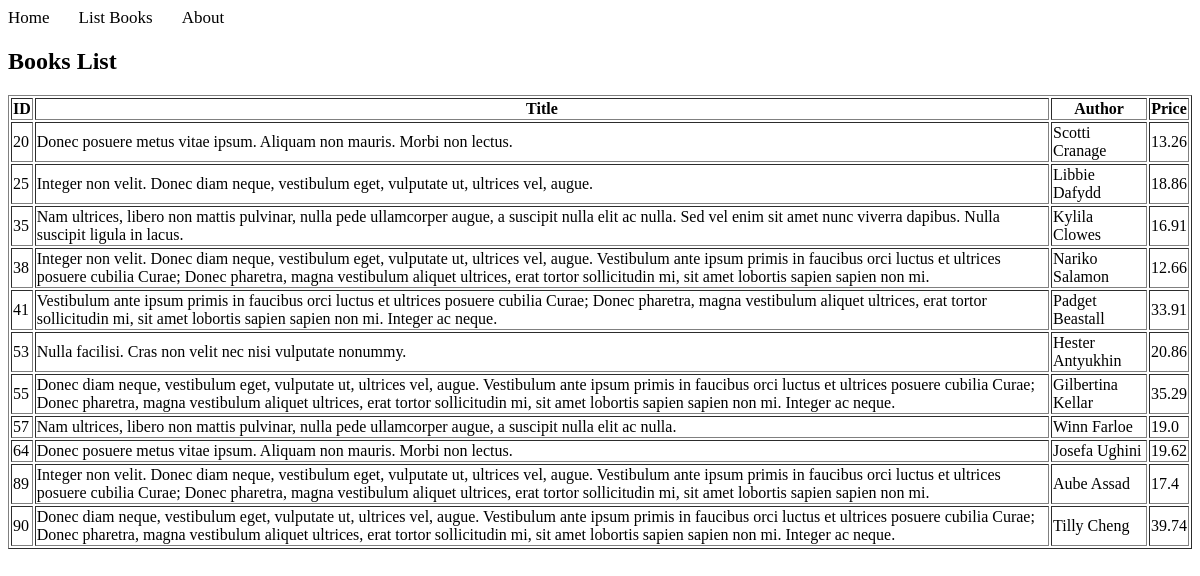
/books/simple/query/, run on the app's committed database.
### apps/bookmodule/models.py (models this page shows)
class Book(models.Model):
    title = models.CharField(max_length = 50)
    author = models.CharField(max_length = 50)
    price = models.FloatField(default = 0.0)
    edition = models.SmallIntegerField(default = 1)

### apps/bookmodule/views.py (the view)
# urls.py: path("simple/query/", views.simple_query, name="books.simple_query"),
def simple_query(request):
    mybooks=Book.objects.filter(title__icontains=' non ') # <- multiple objects
    return render(request, 'bookmodule/bookList.html', {'books':mybooks})

### apps/templates/bookmodule/bookList.html (shortened to what this page needs)
{% extends "layouts/base.html" %}
{% block content %}
    <h2>Books List</h2>
    {% if books %}
        <table border="1">
            <thead>
                <tr>
                    <th>ID</th>
                    <th>Title</th>
                    <th>Author</th>
                    <th>Price</th>
                </tr>
            </thead>
            <tbody>
                {% for book in books %}
                    <tr>
                        <td>{{ book.id }}</td>
                        <td>{{ book.title }}</td>
                        <td>{{ book.author }}</td>
                        <td>{{ book.price }}</td>
                    </tr>
                {% endfor %}
            </tbody>
        </table>
    {% else %}
        <p>No books found based on your search criteria.</p>
    {% endif %}
{% endblock content %}

### data on the page
Book: id "20", title "Donec posuere metus vitae ipsum. Aliquam non mauris. Morbi non lectus.", author "Scotti Cranage", price "13.26"
Book: id "25", title "Integer non velit. Donec diam neque, vestibulum eget, vulputate ut, ultrices vel, augue.", author "Libbie Dafydd", price "18.86"
Book: id "35", title "Nam ultrices, libero non mattis pulvinar, nulla pede ullamcorper augue, a suscipit nulla elit ac nulla. Sed vel enim sit amet nunc viverra dapibus. Nulla suscipit ligula in lacus.", author "Kylila Clowes", price "16.91"
Book: id "38", title "Integer non velit. Donec diam neque, vestibulum eget, vulputate ut, ultrices vel, augue. Vestibulum ante ipsum primis in faucibus orci luctus et ultrices posuere cubilia Curae; Donec pharetra, magna vestibulum aliquet ultrices, erat tortor sollicitudin mi, sit amet lobortis sapien sapien non mi.", author "Nariko Salamon", price "12.66"
Book: id "41", title "Vestibulum ante ipsum primis in faucibus orci luctus et ultrices posuere cubilia Curae; Donec pharetra, magna vestibulum aliquet ultrices, erat tortor sollicitudin mi, sit amet lobortis sapien sapien non mi. Integer ac neque.", author "Padget Beastall", price "33.91"
Book: id "53", title "Nulla facilisi. Cras non velit nec nisi vulputate nonummy.", author "Hester Antyukhin", price "20.86"
Book: id "55", title "Donec diam neque, vestibulum eget, vulputate ut, ultrices vel, augue. Vestibulum ante ipsum primis in faucibus orci luctus et ultrices posuere cubilia Curae; Donec pharetra, magna vestibulum aliquet ultrices, erat tortor sollicitudin mi, sit amet lobortis sapien sapien non mi. Integer ac neque.", author "Gilbertina Kellar", price "35.29"
Book: id "57", title "Nam ultrices, libero non mattis pulvinar, nulla pede ullamcorper augue, a suscipit nulla elit ac nulla.", author "Winn Farloe", price "19.0"
Book: id "64", title "Donec posuere metus vitae ipsum. Aliquam non mauris. Morbi non lectus.", author "Josefa Ughini", price "19.62"
Book: id "89", title "Integer non velit. Donec diam neque, vestibulum eget, vulputate ut, ultrices vel, augue. Vestibulum ante ipsum primis in faucibus orci luctus et ultrices posuere cubilia Curae; Donec pharetra, magna vestibulum aliquet ultrices, erat tortor sollicitudin mi, sit amet lobortis sapien sapien non mi.", author "Aube Assad", price "17.4"
Book: id "90", title "Donec diam neque, vestibulum eget, vulputate ut, ultrices vel, augue. Vestibulum ante ipsum primis in faucibus orci luctus et ultrices posuere cubilia Curae; Donec pharetra, magna vestibulum aliquet ultrices, erat tortor sollicitudin mi, sit amet lobortis sapien sapien non mi. Integer ac neque.", author "Tilly Cheng", price "39.74"
